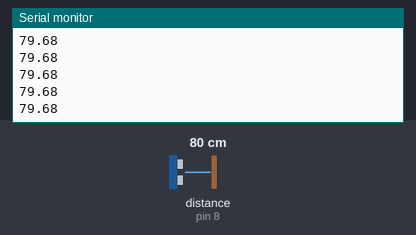
A sketch run on a simulated Arduino Uno, built with avr-gcc and run on an emulated ATmega328P. Shown: the last lines printed to the serial monitor. Wiring (inferred from the names in the program): ultrasonic range finder: trigger pin 9; echo pin 8. The inputs (shaded band) are chosen by the test bench; at power-on: distance to the obstacle (sensor on pin 8) 80 cm. The echo pulse lasts 58.3 µs per cm.

Above: at 1.2 s.
1.3 s: distance to the obstacle (sensor on pin 8) set to 2 cm
At 1.38 s:
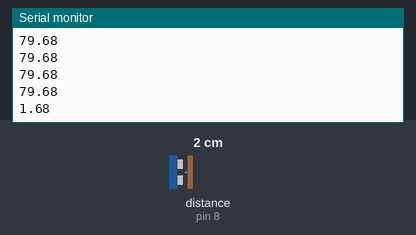
2.8 s: distance to the obstacle (sensor on pin 8) set to 4 cm
At 2.89 s:
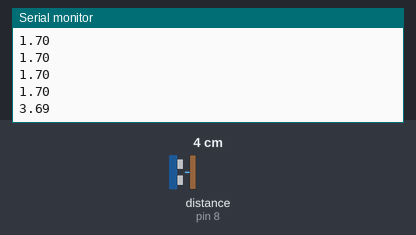
Timing chart, 0 to 5.8 s (numbered marks = the images above; inputs shaded):
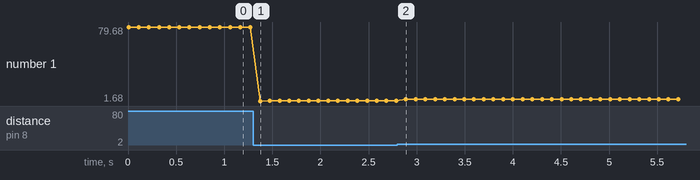

The sketch:

level_sensor_hcsr04.ino
```cpp
// HC-SR04 초음파 레벨센서 펌웨어 — Arduino UNO 1대 = 펌프 1채널
//
// @codesyncer-context: RoboChem(Science 2024, SI 3.3.1) 방식 이식.
//   시린지 플런저에 붙인 3D 프린팅 '반사 블록'까지의 거리를 측정한다
//   (액면 직접 조준 X — 빔이 배럴벽에 막힘).
//
// 프로토콜 (hardware/sensors/ultrasonic_level.py 의 _read_raw 와 계약):
//   9600 bps, 거리(cm) float 을 한 줄에 하나씩 상시 출력. 예: "12.34\n"
//   에코 타임아웃(무반사/미배선) 시 "NA" 출력 — float 파싱이 안 되므로
//   드라이버는 무시하고, 유효표본 부족 시 LevelSensorError 로 시끄럽게
//   실패한다. 진단 도구는 NA 를 세어 '펌웨어 정상 + 센서 무응답'을
//   '펌웨어 없음'과 구분한다 (test_ultrasonic_live.py).
//
// 배선 (핀은 자유 — 아래 상수만 맞출 것; 2026-07-23 실기 검증 배선):
//   VCC→5V, GND→GND, TRIG→D9, ECHO→D8
//
// 캘리브레이션: 거리 단위는 아무거나 일관되면 됨. 소프트웨어 쪽
//   level_cal_slope/intercept 가 raw→mL 선형 환산을 담당
//   (test_ultrasonic_live.py --cal 로 산출).

const int PIN_TRIG = 9;
const int PIN_ECHO = 8;
const unsigned long ECHO_TIMEOUT_US = 30000UL;  // ~5 m 왕복 상한
const unsigned long CYCLE_MS = 100;             // 10 Hz (HC-SR04 권장 >= 60 ms)

void setup() {
  pinMode(PIN_TRIG, OUTPUT);
  pinMode(PIN_ECHO, INPUT);
  digitalWrite(PIN_TRIG, LOW);
  Serial.begin(9600);
}

void loop() {
  digitalWrite(PIN_TRIG, LOW);
  delayMicroseconds(2);
  digitalWrite(PIN_TRIG, HIGH);
  delayMicroseconds(10);
  digitalWrite(PIN_TRIG, LOW);

  unsigned long dur = pulseIn(PIN_ECHO, HIGH, ECHO_TIMEOUT_US);
  if (dur > 0) {
    float dist_cm = dur * 0.0343f / 2.0f;
    Serial.println(dist_cm, 2);
  } else {
    Serial.println("NA");   // 에코 없음: HC-SR04 미배선/전원/반사면 문제
  }
  delay(CYCLE_MS);
}
```

Measured:
- after the input at 1.3 s, the serial monitor: prints a new line after 0.07 s (image 1)
- after the input at 2.8 s, the serial monitor: prints a new line after 0.09 s (image 2)
- plotted number 1: 79.68 → 1.7 after the input at 1.3 s, 1.7 → 3.69 after the input at 2.8 s
